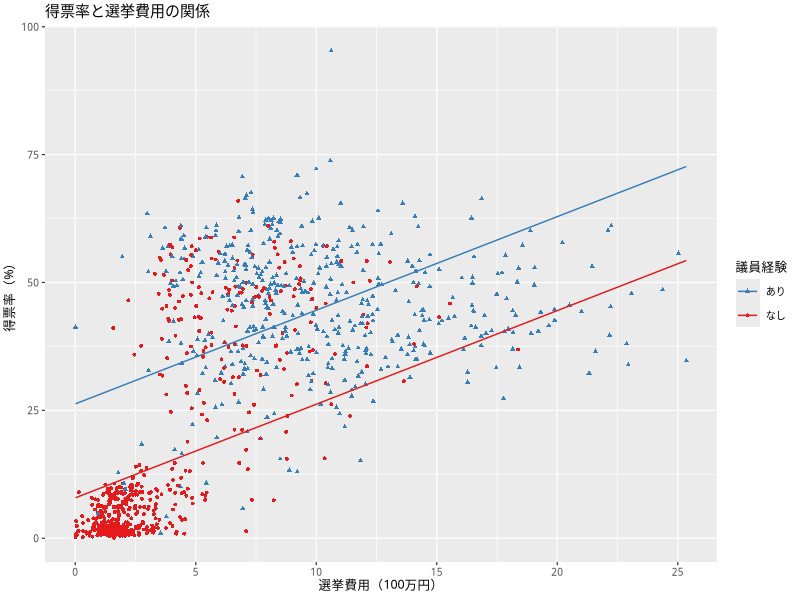
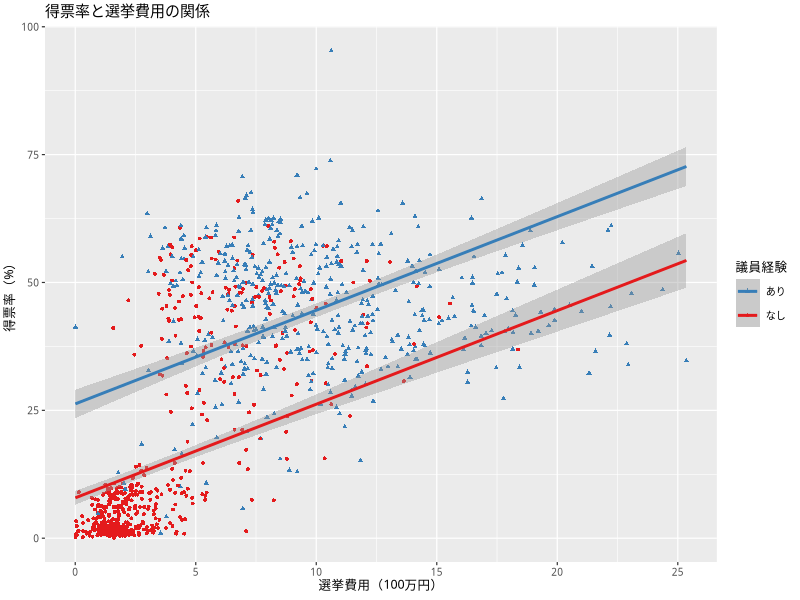
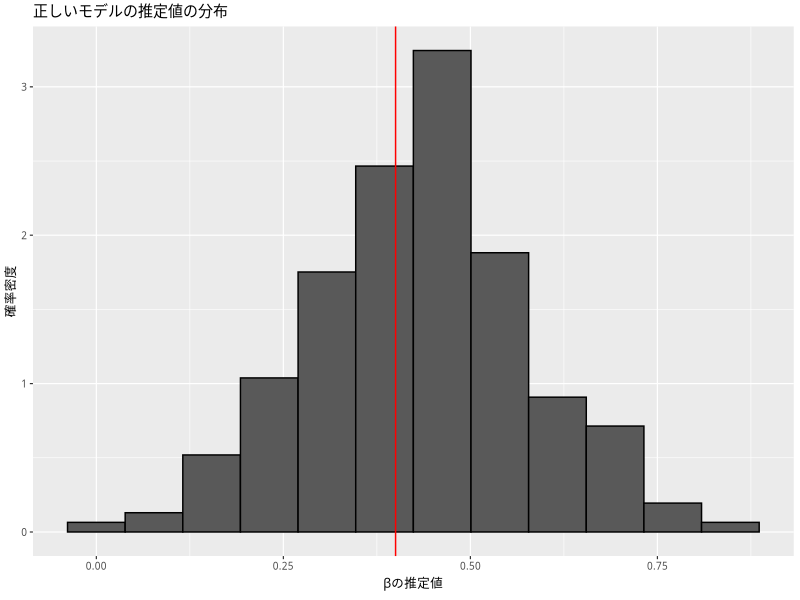
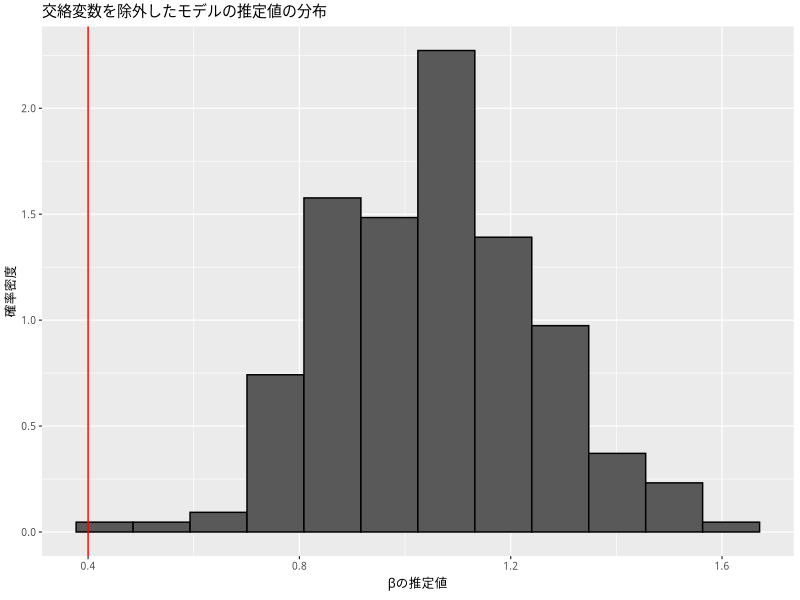
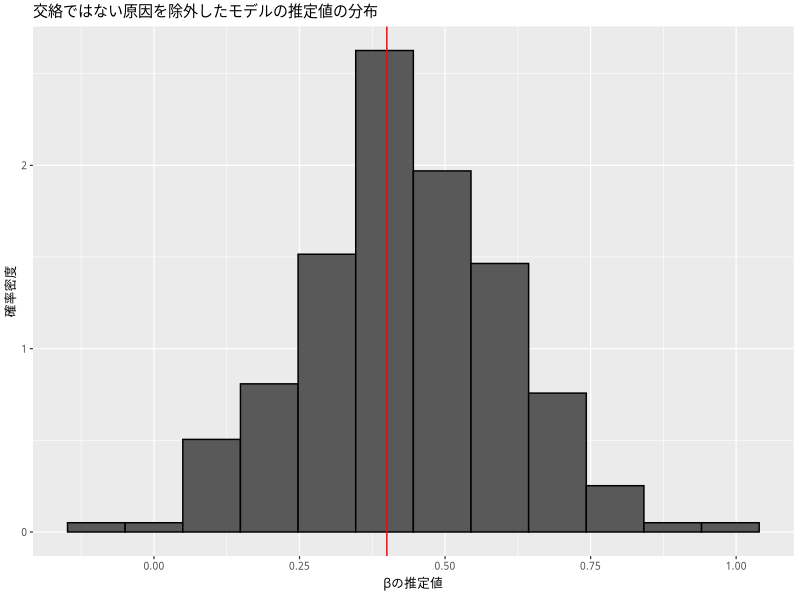
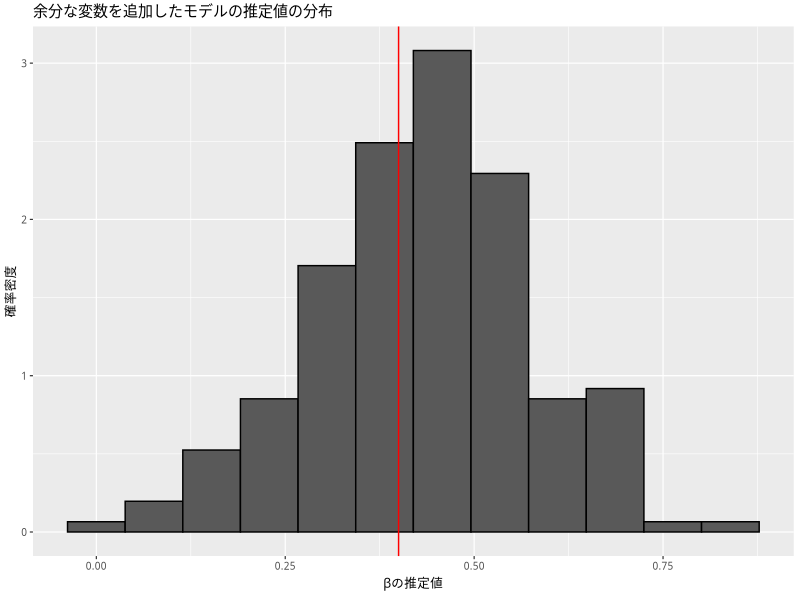
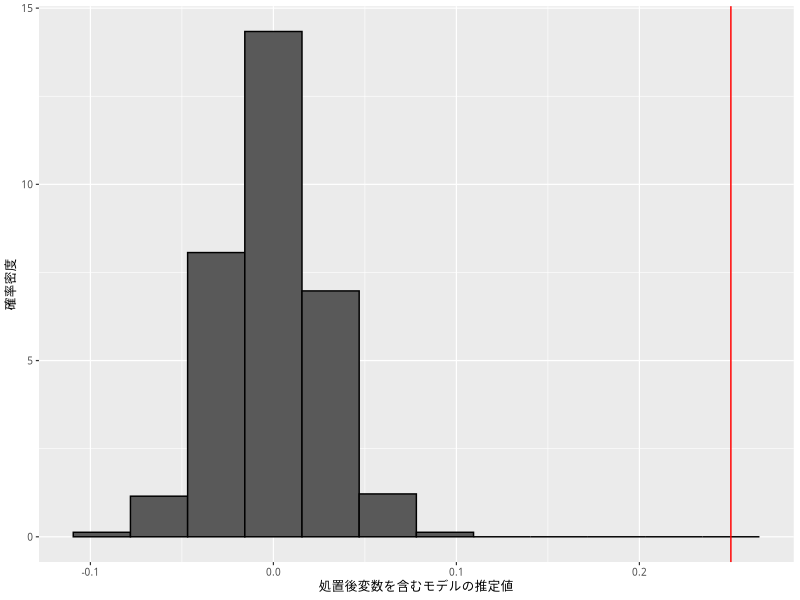
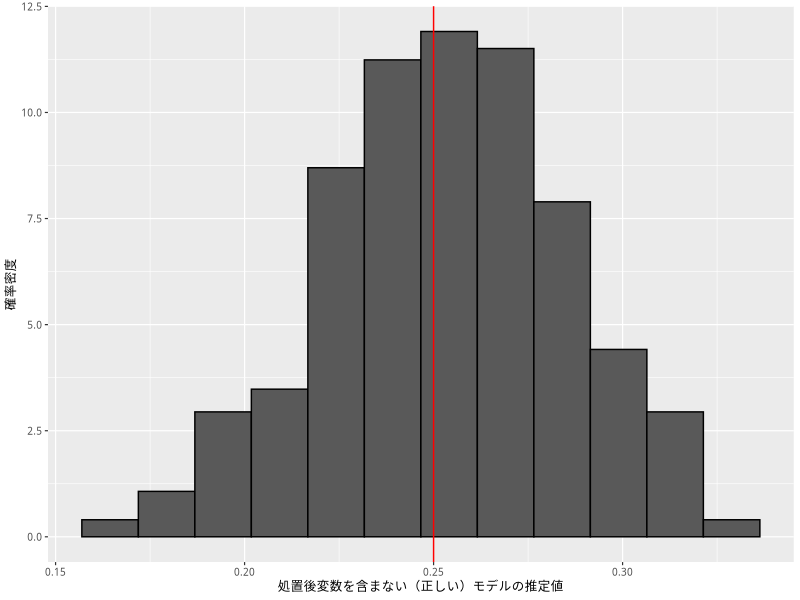

Generate these figures, in order, with R:
## ---- chunk 1
#| include: false

if (knitr::is_latex_output()) {
  knitr::opts_chunk$set(dev = 'cairo_pdf')
}
## ---- chunk 2
#| echo: false
#| message:  false

library(tidyverse)
my_font <- 'HiraginoSans-W3'
theme_set(theme_gray(base_size = 9,
                     base_family = my_font))
## ---- chunk 3
HR09 <- read_csv('data/hr-data.csv') |>
  mutate(experience = as.numeric(status == '現職' | status == '元職'),
         expm = exp / 10 ^ 6) |>
  filter(year == 2009,
         !is.na(expm))
## ---- chunk 4
fit_3 <- lm(voteshare ~ experience + expm,
            data = HR09)
broom::tidy(fit_3, conf.int = TRUE)
## ---- chunk 5
summary(HR09$expm)
## ---- chunk 6
money <- 0 : 25
## ---- chunk 7
pred0 <- coef(fit_3)[1] +
  coef(fit_3)[2] * 0 +
  coef(fit_3)[3] * money
## ---- chunk 8
df0 <- tibble(money = money,
              predicted0 = pred0)
head(df0)
## ---- chunk 9
for (i in 2 : length(money)) {
  print(pred0[i] - pred0[i - 1])
}
## ---- chunk 10
pred1 <- coef(fit_3)[1] +
  coef(fit_3)[2] * 1 +
  coef(fit_3)[3] * money
df1 <- tibble(money = money,
              predicted1 = pred1)
## ---- chunk 11
df01 <- df0 |>
  right_join(df1, by = 'money')
df01
## ---- chunk 12
df01 <- df01 |>
  mutate(dif_experience = predicted1 - predicted0)
df01
## ---- chunk 13
reg1 <- lm(expm ~ experience,
           data = HR09)
## ---- chunk 14
res1 <- reg1$residuals
## ---- chunk 15
reg2 <- lm(voteshare ~ experience,
           data = HR09)
## ---- chunk 16
res2 <- reg2$residuals
## ---- chunk 17
reg3 <- lm(res2 ~ res1)
coef(reg3)
## ---- chunk 18
pred <- expand_grid(
  expm = seq(from = min(HR09$expm, na.rm = TRUE),
             to   = max(HR09$expm, na.rm = TRUE),
             length.out = 100),
  experience = c(0, 1)
)
## ---- chunk 19
pred <- pred |>
  mutate(v_hat = predict(fit_3, newdata = pred))
## ---- chunk 20
p3 <- ggplot(HR09, aes(x     = expm,
                       color = as.factor(experience),
                       shape = as.factor(experience))) +
  geom_point(size = 1, aes(y = voteshare)) +
  geom_line(data = pred, aes(y = v_hat)) +
  scale_color_brewer(palette = 'Set1',
                     name    = '議員経験',
                     labels  = c('なし', 'あり')) +
  scale_shape_discrete(name   = '議員経験',
                       labels = c('なし', 'あり')) +
  guides(color = guide_legend(reverse = TRUE),
         shape = guide_legend(reverse = TRUE)) +
  labs(x = '選挙費用（100万円）',
       y = '得票率（%）',
       title = '得票率と選挙費用の関係')
plot(p3)
## ---- chunk 21
err <- predict(fit_3,
               newdata = pred,
               se.fit = TRUE)
## ---- chunk 22
pred$lower <- err$fit + qt(0.025, df = err$df) * err$se.fit
pred$upper <- err$fit + qt(0.975, df = err$df) * err$se.fit
## ---- chunk 23
p3_ci95 <- p3 +
  geom_smooth(data = pred,
              aes(y = v_hat, ymin = lower, ymax = upper),
              stat = 'identity')
plot(p3_ci95)
## ---- chunk 24
set.seed(777)
N <- 100
z1 <- runif(N, -5, 5)
z2 <- runif(N, -5, 5)
z3 <- runif(N, -5, 5)
x <- 0.2 * z1 + rnorm(N)
mu <- 1.5 + 0.4 * x + 0.5 * z1 - 0.2 * z2
y <- rnorm(N, mean = mu, sd = 1)
df <- tibble(y, x, z1, z2, z3)
## ---- chunk 25
true_model <- lm(y ~ x + z1 + z2, data = df)
broom::tidy(true_model)
## ---- chunk 26
omitted_1 <- lm(y ~ x + z2, data = df)
broom::tidy(omitted_1)
## ---- chunk 27
omitted_2 <- lm(y ~ x + z1, data = df)
broom::tidy(omitted_2)
## ---- chunk 28
extra_model <- lm(y ~ x + z1 + z2 + z3, data = df)
broom::tidy(extra_model)
## ---- chunk 29
sim_regression <- function(trials = 200, n = 50, beta = .4) {
  ## 重回帰をシミュレートするための関数
  ## 引数
  ##   trials = シミュレーションの繰り返し数
  ##   n      = 標本サイズ
  ##   beta   = x の係数（beta）の母数（パラメタ）
  ## 返り値
  ##   res    = 係数の推定値を要素に持つ行列
  
  z1 <- matrix(runif(trials * n, -5, 5), nrow = n)
  z2 <- matrix(runif(trials * n, -5, 5), nrow = n)
  z3 <- matrix(runif(trials * n, -5, 5), nrow = n)
  x <- 0.2 * z1 + rnorm(trials * n)
  mu <- 1.5 + beta * x + 0.5 * z1 - 0.2 * z2
  y <- mu + rnorm(trials * n, mean = 0, sd = 1)
  
  beta_hat <- matrix(NA, nrow = trials, ncol = 4)
  
  colnames(beta_hat) <- c('true', 'omit1', 'omit2', 'extra')
  
  for (i in 1 : trials) {
    df <- tibble(y  = y[,i],
                 x  = x[,i],
                 z1 = z1[,i],
                 z2 = z2[,i],
                 z3 = z3[,i])
    fit_true  <- lm(y ~ x + z1 + z2, data = df)
    fit_omit1 <- lm(y ~ x + z2, data = df)
    fit_omit2 <- lm(y ~ x + z1, data = df)
    fit_extra <- lm(y ~ x + z1 + z2 + z3, data = df)
    beta_hat[i,] <- c(coef(fit_true)[2],
                      coef(fit_omit1)[2],
                      coef(fit_omit2)[2],
                      coef(fit_extra)[2])
  }
  return(beta_hat)
}
## ---- chunk 30
beta <- 0.4
set.seed(2025-12-30)
sim1 <- sim_regression(trials = 200, n = 50, beta = beta)
## ---- chunk 31
apply(sim1, 2, mean)
## ---- chunk 32
sim1_beta <- as_tibble(sim1)
plt_base <- ggplot(sim1_beta, aes(y = after_stat(density))) +
  xlab(expression(paste(beta, 'の推定値', sep = ''))) +
  ylab('確率密度')
## ---- chunk 33
plt_true <- plt_base +
  geom_histogram(aes(x = true), color = 'black', bins = 12) +
  geom_vline(xintercept = beta, color = 'red') +
  ggtitle('正しいモデルの推定値の分布')
plot(plt_true)
## ---- chunk 34
plt_omit1 <- plt_base +
  geom_histogram(aes(x = omit1), color = 'black', bins = 12) +
  geom_vline(xintercept = beta, color = 'red') +
  ggtitle('交絡変数を除外したモデルの推定値の分布')
plot(plt_omit1)
## ---- chunk 35
plt_omit2 <- plt_base +
  geom_histogram(aes(x = omit2), color = 'black', bins = 12) +
  geom_vline(xintercept = beta, color = 'red') +
  ggtitle('交絡ではない原因を除外したモデルの推定値の分布')
plot(plt_omit2)
## ---- chunk 36
plt_extra <- plt_base +
  geom_histogram(aes(x = extra), color = 'black', bins = 12) +
  geom_vline(xintercept = beta, color = 'red') +
  ggtitle('余分な変数を追加したモデルの推定値の分布')
plot(plt_extra)
## ---- chunk 37
true_effect <- .25
## ---- chunk 38
ptb_dgp <- function(n = 100) {
  # 処置後変数バイアス問題をシミュレートする関数
  x <- rbinom(n, size = 1, prob = .5)
  z <- 0.3 + 0.2 * x + rnorm(n, mean = 0, sd = 0.1)
  y <- 0.2 + (true_effect / 0.2) * z + rnorm(n, mean = 0, sd = 0.1)
  return(tibble(y, x, z))
}
## ---- chunk 39
set.seed(2025-12-30)
df <- ptb_dgp()
glimpse(df)
## ---- chunk 40
with(df, cor(x, z))
## ---- chunk 41
with(df, cor(y, z))
## ---- chunk 42
fit_with <- lm(y ~ x + z, data = df)
broom::tidy(fit_with)
## ---- chunk 43
fit_wo <- lm(y ~ x, data = df)
broom::tidy(fit_wo)
## ---- chunk 44
sim_ptb <- function(true_effect = 0.25, n = 100) {
  df <- ptb_dgp(n = n)
  fit_with <- lm(y ~ x + z, data = df)
  fit_wo <- lm(y ~ x, data = df)
  betas <- c(coef(fit_with)[2], coef(fit_wo)[2])
  names(betas) <- c('with', 'without')
  return(betas)
}
## ---- chunk 45
ptb_1 <- replicate(500, sim_ptb())
## ---- chunk 46
dd <- tibble(with    = ptb_1[1,],
             without = ptb_1[2,])
hist_with <- ggplot(dd, aes(x = with, y = after_stat(density))) +
  geom_histogram(color = 'black',
                 bins  = 12) +
  geom_vline(xintercept = true_effect,
             color      = 'red') +
  labs(x = '処置後変数を含むモデルの推定値',
       y = '確率密度')
plot(hist_with)
## ---- chunk 47
hist_wo <- ggplot(dd, aes(x = without, y = after_stat(density))) +
  geom_histogram(color = 'black',
                 bins  = 12) +
  geom_vline(xintercept = true_effect,
             color      = 'red') +
  labs(x = '処置後変数を含まない（正しい）モデルの推定値',
       y = '確率密度')
plot(hist_wo)
